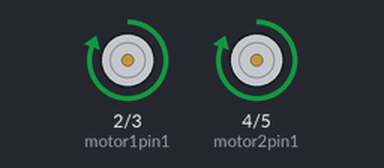
Bench run of a sketch on a simulated Arduino Uno, built with avr-gcc and run on an emulated ATmega328P. Parts: motor-driver pin pairs drawn as motors (green arrow = first pin HIGH = forward, orange = second pin HIGH = backward, longer = more drive).

Above: at 0.12 s.
Timing chart, 0 to 3.0 s (numbered marks = the images above):
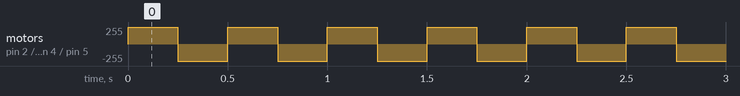

The sketch:

Code_without_speed_control_of_Motor.ino
```cpp
int motor1pin1 = 2;
int motor1pin2 = 3;

int motor2pin1 = 4;
int motor2pin2 = 5;
int delayTime = 250;

void setup() {
  // put your setup code here, to run once:
  pinMode(motor1pin1, OUTPUT);
  pinMode(motor1pin2, OUTPUT);
  pinMode(motor2pin1, OUTPUT);
  pinMode(motor2pin2, OUTPUT);
}

void loop() {
  // put your main code here, to run repeatedly:
  digitalWrite(motor1pin1, HIGH);
  digitalWrite(motor1pin2, LOW);

  digitalWrite(motor2pin1, HIGH);
  digitalWrite(motor2pin2, LOW);
  delay(delayTime);

  digitalWrite(motor1pin1, LOW);
  digitalWrite(motor1pin2, HIGH);

  digitalWrite(motor2pin1, LOW);
  digitalWrite(motor2pin2, HIGH);
  delay(delayTime);
}
```

Measured:
- by itself, motor on pin 2 (motor1pin1) / pin 3 (motor1pin2), motor on pin 4 (motor2pin1) / pin 5 (motor2pin2): alternates forward 255/255 for 0.25 s and backward 255/255 for 0.25 s
